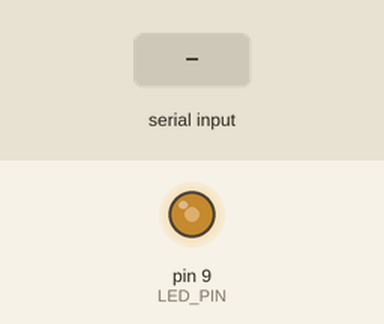
Simulated run of this sketch. Board: Arduino Uno, built with avr-gcc and run on an emulated ATmega328P. Parts: output pins drawn as LEDs (lit = HIGH). The test bench sets the inputs (shaded band).

Above: at 1.2 s.
1.3 s: "90,45\n" received over Serial
At 2.5 s:
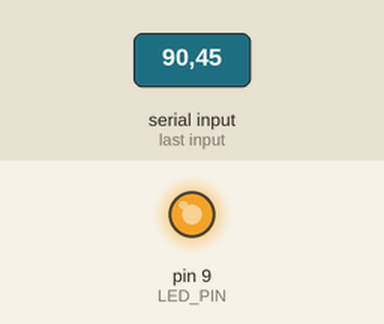
2.8 s: "5\n" received over Serial
At 3.7 s:
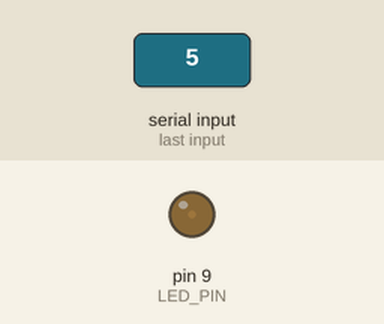
4.3 s: "90\n" received over Serial
At 4.9 s:
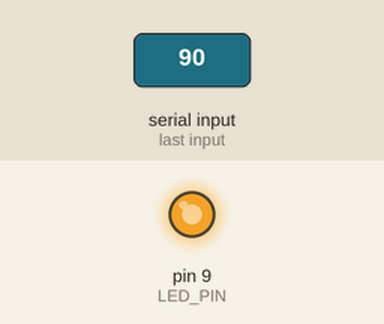
Timing chart, 0 to 7.3 s (numbered marks = the images above; inputs shaded):
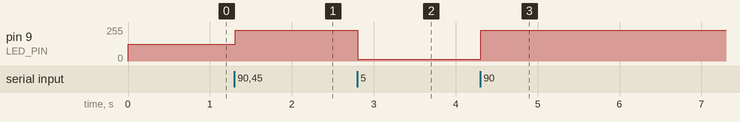

The sketch:

led_brightness.ino
```cpp
const int LED_PIN = 9;   // PWM(~) 핀: 3, 5, 6, 9, 10, 11 중 하나

void setup() {
  Serial.begin(9600);
  Serial.setTimeout(50);           // 한 줄 읽을 때 오래 기다리지 않도록
  pinMode(LED_PIN, OUTPUT);
  analogWrite(LED_PIN, map(50, 0, 100, 0, 255));  // 슬라이더 초기값 50과 맞춤
}

void loop() {
  if (Serial.available() > 0) {
    String line = Serial.readStringUntil('\n');
    line.trim();                   // \r, 공백 제거

    if (line.length() > 0) {
      int value = constrain(line.toInt(), 0, 100);
      int brightness = map(value, 0, 100, 0, 255);
      analogWrite(LED_PIN, brightness);
    }
  }
}
```

Measured:
- after the input at 1.3 s, pin 9 (LED_PIN): 127/255 → 229/255 at once
- after the input at 2.8 s, pin 9 (LED_PIN): 229/255 → 12/255 at once
- after the input at 4.3 s, pin 9 (LED_PIN): 12/255 → 229/255 at once
